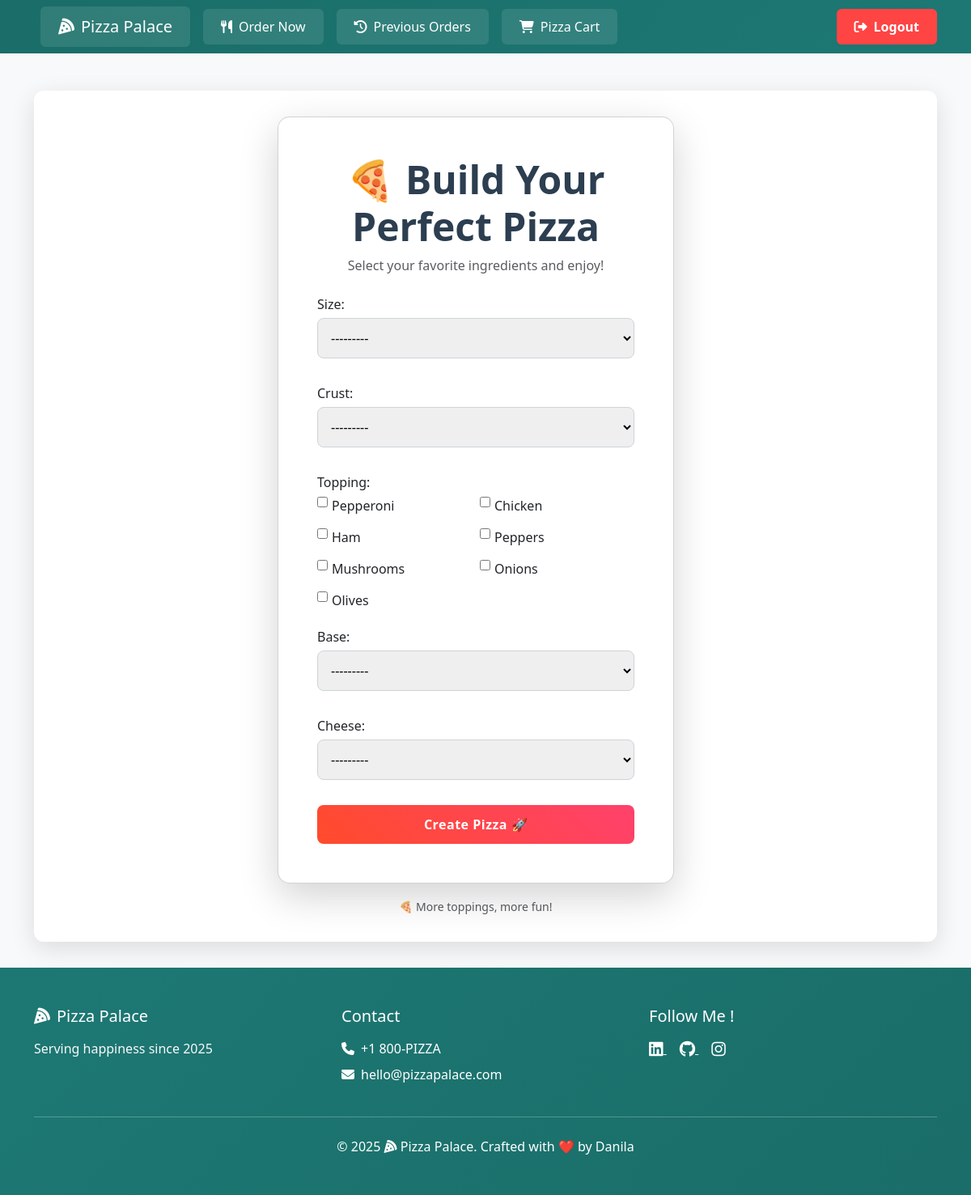
The app's page /order/ (signed in) with its own data.
### main/models.py (models this page shows)
class Size(models.Model):
    size = models.CharField(max_length=50, default="Medium")
    price = models.FloatField(default=11.50)
    def __str__(self):
        return self.size

class Crust(models.Model):
    crust = models.CharField(max_length=50, default="Normal")
    price = models.FloatField(default=0)
    def __str__(self):
        return self.crust

class Topping(models.Model):
    topping = models.CharField(max_length=50)
    price = models.FloatField()
    def __str__(self):
        return self.topping

class Base(models.Model):
    base = models.CharField(max_length=50, default="Regular")
    price = models.FloatField(default=1.0)
    def __str__(self):
        return self.base

class Cheese(models.Model):
    cheese = models.CharField(max_length=50, default="Mozarella")
    price = models.FloatField(default=0.5)
    def __str__(self):
        return self.cheese

### main/views.py (the view)
# urls.py: path('order/', views.order, name='order'),
def order(request):
    if not request.user.is_authenticated:
        return redirect("login")
    if request.method == "POST":
        form = PizzaForm(request.POST)
        if form.is_valid():
            pizza = form.save()
            cart, created = Cart.objects.get_or_create(user=request.user)
            cart.pizzas.add(pizza)
            return redirect('cart')
    else:
        form = PizzaForm()
    return render(request, 'order.html', {'form': form})

### main/forms.py
class PizzaForm(forms.ModelForm):
    class Meta:
        model = Pizza
        fields = ['size', 'crust', 'topping', 'base', 'cheese']
    topping = forms.ModelMultipleChoiceField(
        queryset = Topping.objects.all(),
        widget = forms.CheckboxSelectMultiple,
        required = False
    )

### main/templates/order.html (shortened to what this page needs)
{% extends 'base.html' %}
{% block content %}
<div class="container order-container">
    <div class="row justify-content-center w-100">
        <div class="col-md-6">
            <div class="card order-card shadow-lg">
                <div class="card-body p-5">
                    <div class="text-center mb-4">
                        <h1 class="display-5 order-title">🍕 Build Your Perfect Pizza</h1>
                        <p class="text-muted">Select your favorite ingredients and enjoy!</p>
                    </div>
                    <form method="POST" class="order-form">
                        {% for field in form %}
                            <div class="mb-3">
                                {{ field.label_tag }}
                                {% if field.field.widget.input_type == 'checkbox' %}  <div class="topping-group">
                                        {% for choice in field.field.choices %}
                                            <div class="topping-item">
                                                <input type="checkbox" name="{{ field.html_name }}" id="id_{{ field.id_for_label }}_{{ choice.0 }}" value="{{ choice.0 }}" {% if choice.0 in field.value %}checked{% endif %}>
                                                <label for="id_{{ field.id_for_label }}_{{ choice.0 }}">{{ choice.1 }}</label>
                                            </div>
                                        {% endfor %}
                                    </div>
                                {% else %}  {{ field }}
                                {% endif %}
                            </div>
                        {% endfor %}
                        <div class="d-grid gap-2">
                            <button class="btn order-btn" type="submit">Create Pizza 🚀</button>
                        </div>
                    </form>
                </div>
            </div>
            <div class="text-center mt-3">
                <small class="text-muted">🍕 More toppings, more fun!</small>
            </div>
        </div>
    </div>
</div>
{% endblock %}

### main/templates/base.html (style rules this page uses)
:root { --primary-color: #1d7874; --accent-color: #e76f51; }
body { min-height: 100vh; display: flex; flex-direction: column; background-color: #f8f9fa; }

### main/templates/order.html (style rules this page uses)
.order-container { min-height: 80vh; display: flex; align-items: center; }
.order-card { background: white; border-radius: 15px; box-shadow: 0 4px 8px rgba(0, 0, 0, 0.1); transition: transform 0.3s ease; }
.order-title { color: #2c3e50; font-weight: 600; }
.order-form label { font-weight: 500; margin-bottom: 5px; }
.order-form input, .order-form select { width: 100%; padding: 12px; margin-bottom: 15px; border: 1px solid #ced4da; border-radius: 8px; transition: all 0.3s ease; box-sizing: border-box; }
.order-form input[type="checkbox"] { width: auto; margin-right: 5px; vertical-align: middle; }
.order-btn { background: linear-gradient(45deg, #FF4B2B, #FF416C); border: none; color: white; padding: 12px; border-radius: 8px; font-weight: 600; letter-spacing: 0.5px; transition: all 0.3s ease; }
.topping-group { display: grid; grid-template-columns: repeat(auto-fit, minmax(150px, 1fr)); gap: 10px; }
.topping-item { display: flex; align-items: center; }
.topping-item input[type="checkbox"] { margin-right: 5px; }

### records on screen
Size: form "---------"
Crust: form "---------"
Topping: topping "Pepperoni"
Topping: topping "Chicken"
Topping: topping "Ham"
Topping: topping "Peppers"
Topping: topping "Mushrooms"
Topping: topping "Onions"
Topping: topping "Olives"
Base: form "---------"
Cheese: form "---------"

### other values on screen
{{ field.label_tag }} "Size:" "Crust:" "Topping:" "Base:" "Cheese:"
